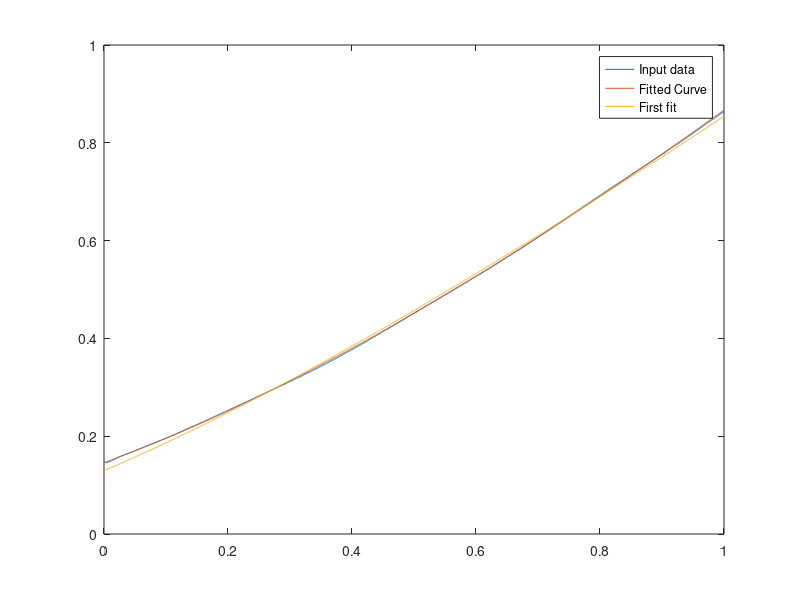
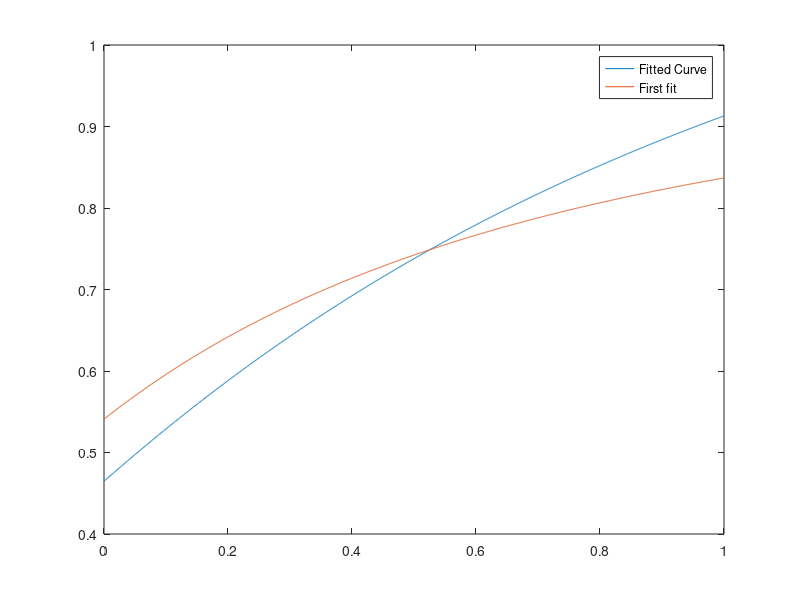

Source code (MATLAB) for these figures, in order:
%% MMSE fitting
clc;
clear;

% load the data
ydata = load('NETWORK/tf.mat').uu3;
ydata = movmean(ydata, 10);
xdata = linspace(0, 1, length(ydata)).';
fn=@(x,xdata)(x(4).*(xdata-x(1)).*exp(-x(2)./(1+((xdata-x(1))./x(3)))));

w=[-0.3 1.2 0.7 1];
W=lsqcurvefit(fn,w,xdata,ydata);

figure;
plot(xdata, ydata, xdata, fn(W,xdata), xdata, fn(w, xdata));
legend("Input data", "Fitted Curve", "First fit");

figure;
plot(xdata(1:end-1), diff(fn(W,xdata))*(length(xdata)), xdata(1:end-1), diff(fn(w, xdata))*(length(xdata)));
legend("Fitted Curve", "First fit");